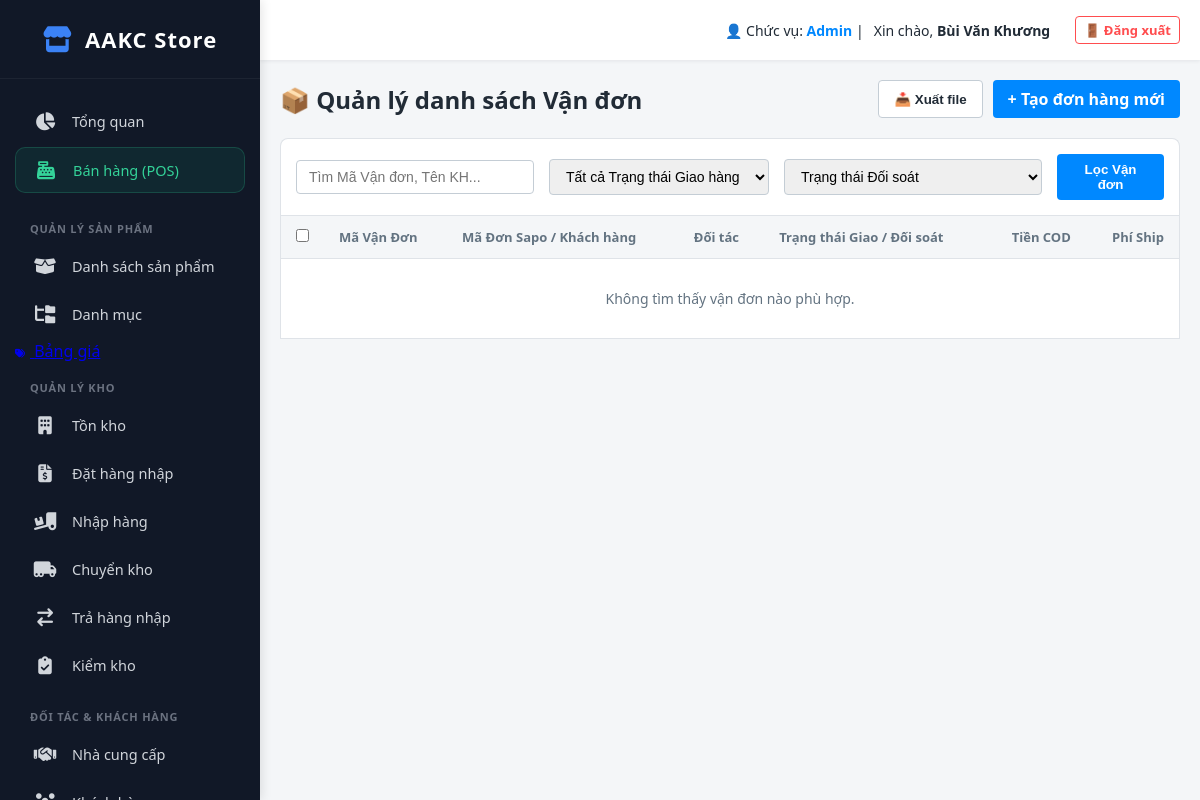
Page /index.php?action=shipment_list (signed in) on the earlier database version.
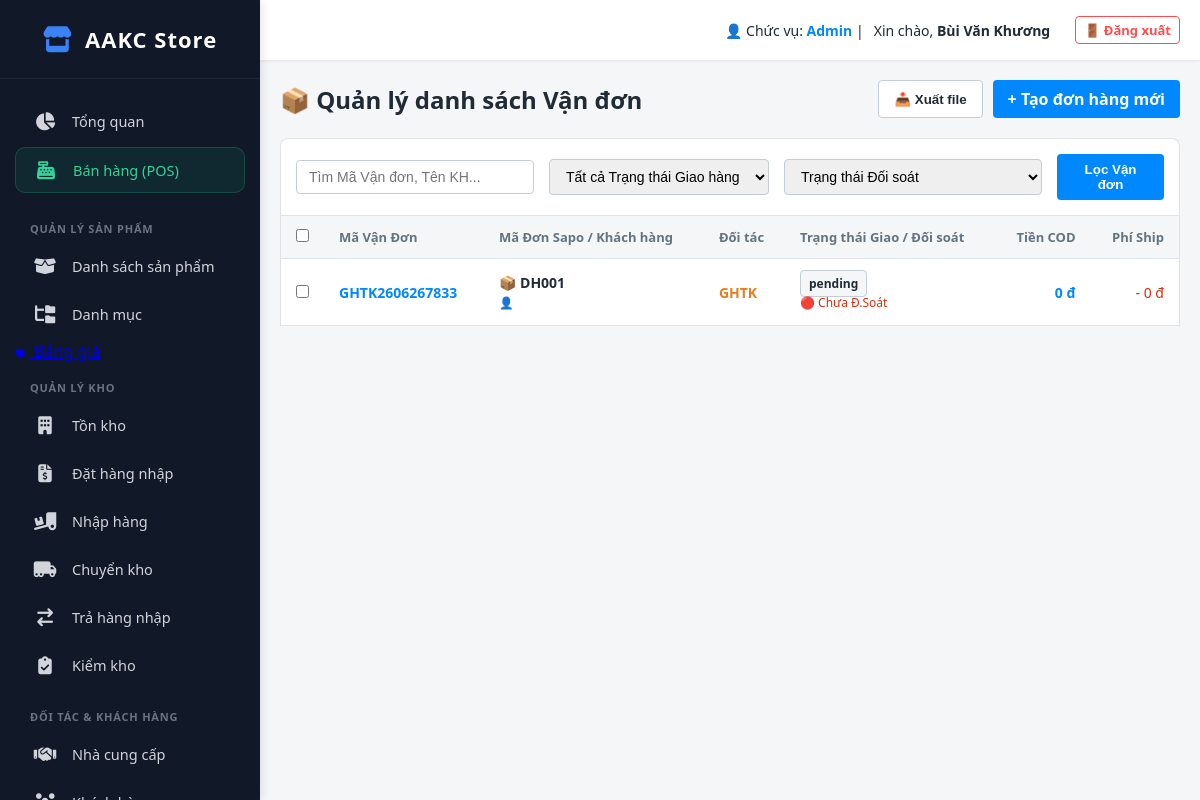
Same page on the later database version.
### tables this page shows
CREATE TABLE `shipments` (
  `id` int(11) NOT NULL,
  `order_id` int(11) NOT NULL,
  `branch_id` int(11) NOT NULL,
  `tracking_code` varchar(100) NOT NULL COMMENT 'Mã vận đơn của Hãng',
  `partner_code` varchar(50) NOT NULL COMMENT 'ghn, vtp, ghtk, self',
  `status` varchar(50) DEFAULT 'pending' COMMENT 'pending, picking, delivering, delivered, returning, returned, cancelled',
  `cod_amount` decimal(15,2) DEFAULT 0.00,
  `shipping_fee` decimal(15,2) DEFAULT 0.00,
  `recon_status` enum('unreconciled','reconciled') DEFAULT 'unreconciled',
  `recon_id` int(11) DEFAULT NULL COMMENT 'ID của biên bản đối soát',
  `created_at` timestamp NOT NULL DEFAULT current_timestamp(),
  `updated_at` timestamp NOT NULL DEFAULT current_timestamp() ON UPDATE current_timestamp()
);

CREATE TABLE `orders` (
  `id` int(11) NOT NULL,
  `order_code` varchar(50) DEFAULT NULL,
  `customer_id` int(11) NOT NULL,
  `customer_name` varchar(255) DEFAULT NULL,
  `phone` varchar(20) DEFAULT NULL,
  `address` text DEFAULT NULL,
  `subtotal` decimal(15,2) DEFAULT 0.00,
  `total_amount` decimal(15,2) NOT NULL,
  `paid_amount` decimal(15,2) DEFAULT 0.00,
  `payment_status` enum('unpaid','partial','paid') DEFAULT 'unpaid',
  `created_at` datetime DEFAULT current_timestamp(),
  `total_product_discount` decimal(15,2) DEFAULT 0.00,
  `total_order_discount` decimal(15,2) DEFAULT 0.00,
  `original_shipping_fee` decimal(15,2) DEFAULT 0.00,
  `total_shipping_discount` decimal(15,2) DEFAULT 0.00,
  `tax_amount` decimal(15,2) DEFAULT 0.00,
  `grand_total` decimal(15,2) DEFAULT 0.00,
  `amount_paid` decimal(15,2) DEFAULT 0.00,
  `payment_method` varchar(50) DEFAULT 'cash',
  `order_status` varchar(50) DEFAULT 'pending',
  `shipping_status` varchar(50) DEFAULT 'pending',
  `sales_channel` varchar(50) DEFAULT 'pos',
  `is_archived` tinyint(1) DEFAULT 0 COMMENT '0: Bình thường, 1: Đã lưu trữ',
  `packing_status` varchar(50) DEFAULT 'pending' COMMENT 'pending, packing, packed',
  `assigned_staff_id` int(11) DEFAULT NULL COMMENT 'ID Nhân viên phụ trách',
  `tags` varchar(255) DEFAULT NULL COMMENT 'Các tag cách nhau dấu phẩy (VD: V.I.P, Gấp)',
  `has_e_invoice` tinyint(1) DEFAULT 0 COMMENT '1: Đã xuất Hóa đơn điện tử'
);

### app/controllers/ShipmentController.php (called while the page is built, shortened)
<?php
class ShipmentController
{
    public function index()
    {
        $db = (new Database())->getConnection();
        $keyword = trim($_GET['keyword'] ?? '');
        $query = "
            SELECT s.*, o.order_code, o.customer_name, o.phone, b.branch_name
            FROM shipments s
            JOIN orders o ON s.order_id = o.id
            JOIN branches b ON s.branch_id = b.id
            WHERE 1=1
        ";
        $query .= " ORDER BY s.created_at DESC";
        $stmt = $db->query($query);
        $shipments = $stmt->fetchAll(PDO::FETCH_ASSOC);
        require_once __DIR__ . '/../views/shipping/shipment_list.php';
    }
}

### public/index.php (called while the page is built, shortened)
<?php
$app = new App();

### app/views/shipping/shipment_list.php (the view, shortened to what this page needs)
<?php require_once __DIR__ . '/../layout/header.php'; ?>
<div class="v3-header">
    <div class="v3-title">📦 Quản lý danh sách Vận đơn</div>
    <div style="display: flex; gap: 10px;">
        <button class="btn-outline" onclick="alert('Tính năng Xuất Excel đang cập nhật!')">📥 Xuất file</button>
        <a href="index.php?action=order_list" class="btn-primary">+ Tạo đơn hàng mới</a>
    </div>
</div>
<form class="v3-filter-bar" method="GET" action="index.php">
    <input type="text" name="keyword" class="v3-form-control" placeholder="Tìm Mã Vận đơn, Tên KH..." value="<?php echo htmlspecialchars($keyword); ?>" style="width: 250px;">
    <select name="status" class="v3-form-control">
        <option value="all">Tất cả Trạng thái Giao hàng</option>
    </select>
    <select name="recon_status" class="v3-form-control">
        <option value="all">Trạng thái Đối soát</option>
    </select>
    <button type="submit" class="btn-primary">Lọc Vận đơn</button>
</form>
<table class="v3-table">
    <thead>
        <tr>
            <th style="width:40px; text-align:center;"><input type="checkbox" id="check_all" onclick="toggleCheckAll()"></th>
            <th>Mã Vận Đơn</th>
            <th>Mã Đơn Sapo / Khách hàng</th>
            <th>Đối tác</th>
            <th>Trạng thái Giao / Đối soát</th>
            <th style="text-align:right;">Tiền COD</th>
            <th style="text-align:right;">Phí Ship</th>
        </tr>
    </thead>
    <tbody>
        <?php if (empty($shipments)): ?>
            <tr>
                <td colspan="7" style="text-align:center; padding:30px; color:#637381;">Không tìm thấy vận đơn nào phù hợp.</td>
            </tr>
        <?php else: ?>
            <?php foreach ($shipments as $s): ?>
                <tr>
                    <td style="text-align:center;"><input type="checkbox" class="row-checkbox" value="<?php echo $s['id']; ?>" onclick="updateBulkBar()"></td>
                    <td><b style="color:#0088ff;"><?php echo htmlspecialchars($s['tracking_code']); ?></b></td>
                    <td>
                        <a href="index.php?action=view_order&id=<?php echo $s['order_id']; ?>" style="font-weight:bold; color:#212b36; text-decoration:none;">📦 <?php echo $s['order_code']; ?></a><br>
                        <small style="color:#637381;">👤 <?php echo htmlspecialchars($s['customer_name']); ?></small>
                    </td>
                    <td><b style="text-transform:uppercase; color:#e67e22;"><?php echo $s['partner_code']; ?></b></td>
                    <td>
                        <?php
                        if ($s['status'] == 'delivered') echo '<span class="badge badge-delivered">Đã giao</span>';
                        elseif ($s['status'] == 'delivering') echo '<span class="badge badge-delivering">Đang giao</span>';
                        elseif ($s['status'] == 'returning') echo '<span class="badge badge-returning">Đang hoàn</span>';
                        else echo '<span class="badge" style="background:#f4f6f8; border:1px solid #c4cdd5;">' . $s['status'] . '</span>';
                        ?>
                        <br>
                        <?php echo $s['recon_status'] == 'reconciled' ? '<span style="font-size:12px; color:#108043;">✅ Đã Đ.Soát</span>' : '<span style="font-size:12px; color:#d82c0d;">🔴 Chưa Đ.Soát</span>'; ?>
                    </td>
                    <td style="text-align:right; font-weight:bold; color:#0088ff;"><?php echo number_format($s['cod_amount'], 0, '', '.'); ?> đ</td>
                    <td style="text-align:right; color:#d82c0d;">- <?php echo number_format($s['shipping_fee'], 0, '', '.'); ?> đ</td>
                </tr>
            <?php endforeach; ?>
        <?php endif; ?>
    </tbody>
</table>
<?php require_once __DIR__ . '/../layout/footer.php'; ?>

Differences in the rows shown:
added shipments: tracking_code "GHTK2606267833", order.order_code "DH001", partner_code "GHTK", status "pending", recon_status "🔴 Chưa Đ.Soát", cod_amount "0", shipping_fee "0"
Other differences:
text no longer shown: "Không tìm thấy vận đơn nào phù hợp."
